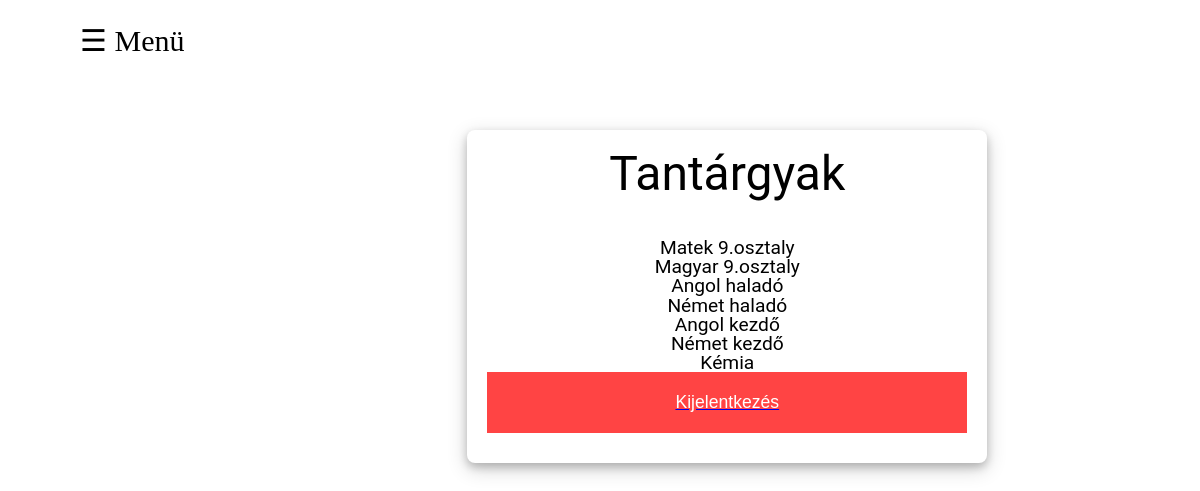
The page /admin/tantargyak.php on the database its author committed.
### tables this page shows
CREATE TABLE IF NOT EXISTS `tantargyak` (
  `tantargyid` int(11) NOT NULL AUTO_INCREMENT,
  `megnevezes` varchar(25) NOT NULL,
  PRIMARY KEY (`tantargyid`)
);

### admin/tantargyak.php (the view, shortened to what this page needs)
<?php
require '..\kapcsolodas.php'
?>
<!DOCTYPE html>
<html>
<head>
     <link rel="stylesheet" type="text/css" href="../css/style.css">
</head>
<body>
    <div class="grid-kontener">
        <div id="main">
            <span id="kurzor" onclick="menuMegnyit()">&#9776; Menü</span>
        </div>
        <div class="kozpont">
            <div class="urlapkinezet">
                <h1>Tantárgyak</h1>
<?php
$s="select megnevezes from tantargyak";
$p=$conn->query($s);
while($sor=$p->fetch_assoc()){
	echo $sor['megnevezes']."<br>";
}
?>
                <div>
                    <a href="kijelentkezes.php"><button class="btn btn-danger gomb" name="logout" />Kijelentkezés</button></a>
                </div>
            </div>
        </div>
</body>
</html>

### css/style.css (style rules this page uses)
html, body, div, span, applet, object, iframe, h1, h2, h3, h4, h5, h6, p, blockquote, pre, a, abbr, acronym, address, big, cite, code, del, dfn, em, img, ins, kbd, q, s, samp, small, strike, strong, sub, sup, tt, var, b, u, i, center, dl, dt, dd, ol, ul, li, fieldset, form, label, legend, table, caption, tbody, tfoot, thead, tr, th, td, article, aside, canvas, details, embed, figure, figcaption, footer, header, hgroup, menu, nav, output, ruby, section, summary, time, mark, audio, video { margin: 0; padding: 0; border: 0; font-size: 100%; font: inherit; vertical-align: baseline; }
body { line-height: 1; }
#kurzor { font-size: 30px; cursor: pointer; }
.grid-kontener { display: grid; grid-template-columns: auto auto auto auto auto auto; grid-gap: 10px; padding: 10px; }
.grid-kontener > div { text-align: center; padding: 20px 0; font-size: 30px; }
.kozpont { grid-area: 1 / 2 / 5 / 8; }
#main { -webkit-transition: margin-left .5s; transition: margin-left .5s; padding: 16px; }
.urlapkinezet { max-width: 40vw; padding: 10px 20px; background: white; margin: 100px auto; padding: 20px; border-radius: 8px; font-family: 'Roboto', sans-serif; box-shadow: 0 4px 8px 0 rgba(0, 0, 0, 0.2), 0 6px 20px 0 rgba(0, 0, 0, 0.19); font-size: 1.2rem; }
h1 { text-align: center; font-size: 3rem; margin-bottom: 2.5rem; }
.gomb { position: relative; display: block; padding: 20px 0; color: #FFF; margin: 0 auto; background: #ff4444; font-size: 18px; text-align: center; font-style: normal; width: 100%; margin-bottom: 10px; }
.btn { border-radius: 0px; border: 0; font-size:1.1rem; width: 100%; }

### rows shown on the page
tantargyak: megnevezes "Matek 9.osztaly"
tantargyak: megnevezes "Magyar 9.osztaly"
tantargyak: megnevezes "Angol haladó"
tantargyak: megnevezes "Német haladó"
tantargyak: megnevezes "Angol kezdő"
tantargyak: megnevezes "Német kezdő"
tantargyak: megnevezes "Kémia"
